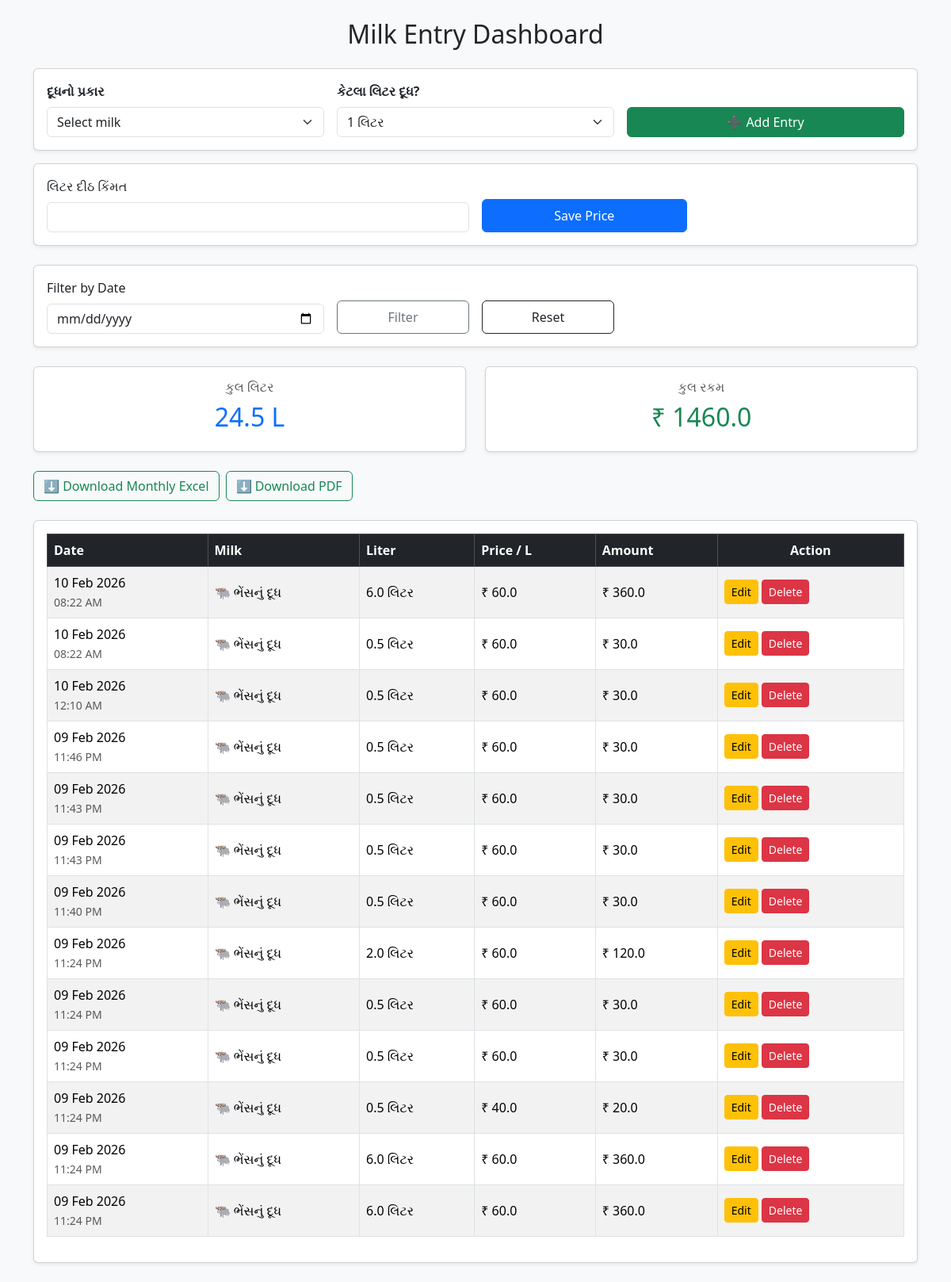
The app's page /, older data.
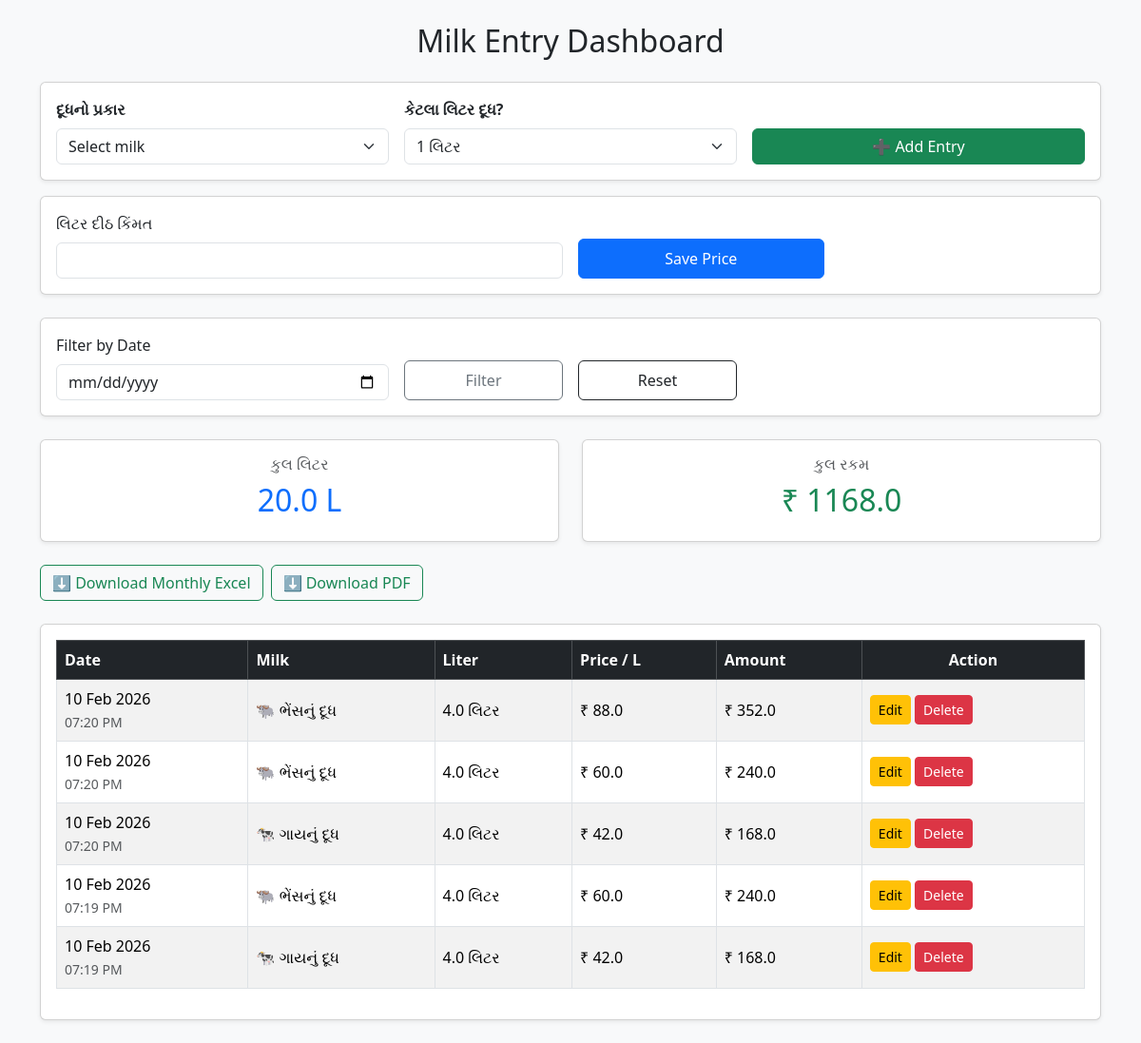
The same page, newer data.
### core/models.py (models this page shows, shortened)
class Entry(models.Model):
    MILK_CHOICES = [
        ('cow', 'Cow'),
        ('buffalo', 'Buffalo'),
    ]
    milk_type = models.CharField(
        max_length=10,
        choices=MILK_CHOICES
    )
    liter = models.FloatField()
    price_per_liter = models.FloatField()
    amount = models.FloatField()
    created_at = models.DateTimeField(auto_now_add=True)

### core/views.py (the view, shortened to what this page needs)
# urls.py: path('', dashboard, name='dashboard'),
def dashboard(request):
    price = Price.objects.last()
    selected_date = request.GET.get('date')
    if selected_date:
        entries = Entry.objects.filter(
            created_at__date=selected_date
        ).order_by('-created_at')
    else:
        entries = Entry.objects.all().order_by('-created_at')
    total_liter = sum(e.liter for e in entries)
    total_amount = sum(e.amount for e in entries)
    return render(request, 'dashboard.html', {
        'price': price,
        'entries': entries,
        'total_liter': total_liter,
        'total_amount': total_amount,
        'selected_date': selected_date
    })

### core/templates/dashboard.html (shortened to what the changed rows need)
<!DOCTYPE html>
<html>
  <head>
    <link href="https://cdn.jsdelivr.net/npm/bootstrap@5.3.2/dist/css/bootstrap.min.css" rel="stylesheet" />
  </head>
  <body class="bg-light">
    <div class="container py-4">
      <h2 class="mb-4 text-center">Milk Entry Dashboard</h2>
      <div class="row mb-4">
        <div class="col-md-6">
          <div class="card text-center shadow-sm">
            <div class="card-body">
              <h6 class="text-muted">કુલ લિટર</h6>
              <h2 class="text-primary">{{ total_liter }} L</h2>
            </div>
          </div>
        </div>
        <div class="col-md-6">
          <div class="card text-center shadow-sm">
            <div class="card-body">
              <h6 class="text-muted">કુલ રકમ</h6>
              <h2 class="text-success">₹ {{ total_amount }}</h2>
            </div>
          </div>
        </div>
      </div>
      <div class="card shadow-sm">
        <div class="card-body">
          <div class="table-responsive">
            <table class="table table-striped table-bordered align-middle">
              <thead class="table-dark">
                <tr>
                  <th>Date</th>
                  <th>Milk</th>
                  <th>Liter</th>
                  <th>Price / L</th>
                  <th>Amount</th>
                  <th class="text-center">Action</th>
                </tr>
              </thead>
              <tbody>
                {% for e in entries %}
                  <tr>
                    <td data-label="Date">
                      {{ e.created_at|date:'d M Y' }}<br>
                      <small class="text-muted">{{ e.created_at|date:'h:i A' }}</small>
                    </td>
                    <td data-label="Milk">
                      {% if e.milk_type == 'cow' %}
                        🐄 ગાયનું દૂધ
                      {% else %}
                        🐃 ભેંસનું દૂધ
                      {% endif %}
                    </td>
                    <td data-label="Liter">
                      {{ e.liter }} લિટર
                    </td>
                    <td data-label="Price / L">
                      ₹ {{ e.price_per_liter }}
                    </td>
                    <td data-label="Amount">
                      ₹ {{ e.amount }}
                    </td>
                    <td data-label="Action">
                      <div class="action-btns">
                        <a href="/edit/{{ e.id }}/" class="btn btn-sm btn-warning">Edit</a>
                        <form action="/delete/{{ e.id }}/" method="post"
                              style="display:inline;">
                          <button type="submit" class="btn btn-sm btn-danger">
                            Delete
                          </button>
                        </form>
                      </div>
                    </td>
                  </tr>
                {% empty %}
                  <tr>
                    <td colspan="6" class="text-center text-muted py-4">No entries found</td>
                  </tr>
                {% endfor %}
              </tbody>
            </table>
          </div>
        </div>
      </div>
    </div>
  </body>
</html>

Row changes from the older to the newer data that the page shows:
removed Entry: created_at "10 Feb 2026", created_at "08:22 AM", milk_type "🐃 ભેંસનું દૂધ", liter "6.0", price_per_liter "60.0", amount "360.0"
removed Entry: created_at "10 Feb 2026", created_at "08:22 AM", milk_type "🐃 ભેંસનું દૂધ", liter "0.5", price_per_liter "60.0", amount "30.0"
removed Entry: created_at "10 Feb 2026", created_at "12:10 AM", milk_type "🐃 ભેંસનું દૂધ", liter "0.5", price_per_liter "60.0", amount "30.0"
removed Entry: created_at "09 Feb 2026", created_at "11:46 PM", milk_type "🐃 ભેંસનું દૂધ", liter "0.5", price_per_liter "60.0", amount "30.0"
removed Entry: created_at "09 Feb 2026", created_at "11:43 PM", milk_type "🐃 ભેંસનું દૂધ", liter "0.5", price_per_liter "60.0", amount "30.0"
removed Entry: created_at "09 Feb 2026", created_at "11:43 PM", milk_type "🐃 ભેંસનું દૂધ", liter "0.5", price_per_liter "60.0", amount "30.0"
removed Entry: created_at "09 Feb 2026", created_at "11:40 PM", milk_type "🐃 ભેંસનું દૂધ", liter "0.5", price_per_liter "60.0", amount "30.0"
removed Entry: created_at "09 Feb 2026", created_at "11:24 PM", milk_type "🐃 ભેંસનું દૂધ", liter "2.0", price_per_liter "60.0", amount "120.0"
removed Entry: created_at "09 Feb 2026", created_at "11:24 PM", milk_type "🐃 ભેંસનું દૂધ", liter "0.5", price_per_liter "60.0", amount "30.0"
removed Entry: created_at "09 Feb 2026", created_at "11:24 PM", milk_type "🐃 ભેંસનું દૂધ", liter "0.5", price_per_liter "60.0", amount "30.0"
removed Entry: created_at "09 Feb 2026", created_at "11:24 PM", milk_type "🐃 ભેંસનું દૂધ", liter "0.5", price_per_liter "40.0", amount "20.0"
removed Entry: created_at "09 Feb 2026", created_at "11:24 PM", milk_type "🐃 ભેંસનું દૂધ", liter "6.0", price_per_liter "60.0", amount "360.0"
removed Entry: created_at "09 Feb 2026", created_at "11:24 PM", milk_type "🐃 ભેંસનું દૂધ", liter "6.0", price_per_liter "60.0", amount "360.0"
added Entry: created_at "10 Feb 2026", created_at "07:20 PM", milk_type "🐃 ભેંસનું દૂધ", liter "4.0", price_per_liter "88.0", amount "352.0"
added Entry: created_at "10 Feb 2026", created_at "07:20 PM", milk_type "🐃 ભેંસનું દૂધ", liter "4.0", price_per_liter "60.0", amount "240.0"
added Entry: created_at "10 Feb 2026", created_at "07:20 PM", milk_type "🐄 ગાયનું દૂધ", liter "4.0", price_per_liter "42.0", amount "168.0"
added Entry: created_at "10 Feb 2026", created_at "07:19 PM", milk_type "🐃 ભેંસનું દૂધ", liter "4.0", price_per_liter "60.0", amount "240.0"
added Entry: created_at "10 Feb 2026", created_at "07:19 PM", milk_type "🐄 ગાયનું દૂધ", liter "4.0", price_per_liter "42.0", amount "168.0"
Text that changed along with them:
{{ total_liter }}: "24.5" → "20.0"
{{ total_amount }}: "1460.0" → "1168.0"
